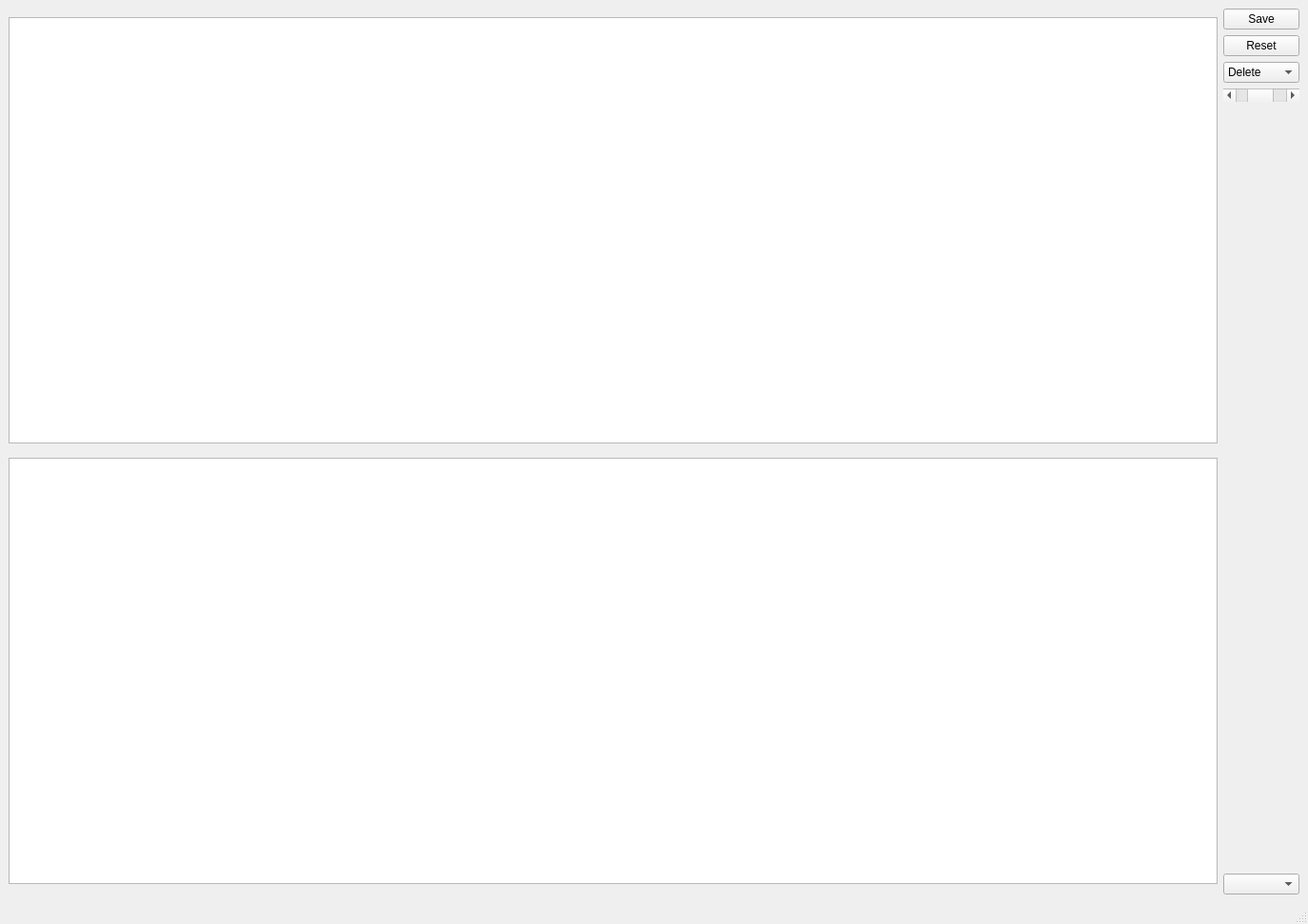
<?xml version="1.0" encoding="UTF-8"?>
<ui version="4.0">
 <class>display_window</class>
 <widget class="QMainWindow" name="display_window">
  <property name="geometry">
   <rect>
    <x>0</x>
    <y>0</y>
    <width>1374</width>
    <height>971</height>
   </rect>
  </property>
  <property name="windowTitle">
   <string>Cityscapes-Labelling-Tool</string>
  </property>
  <widget class="QWidget" name="centralwidget">
   <layout class="QVBoxLayout" name="verticalLayout_3">
    <item>
     <layout class="QHBoxLayout" name="horizontalLayout">
      <item>
       <layout class="QVBoxLayout" name="verticalLayout">
        <item>
         <widget class="cityscapes_labeller::CityScapesViewer" name="viewTop">
          <property name="sizePolicy">
           <sizepolicy hsizetype="MinimumExpanding" vsizetype="Fixed">
            <horstretch>0</horstretch>
            <verstretch>0</verstretch>
           </sizepolicy>
          </property>
          <property name="minimumSize">
           <size>
            <width>0</width>
            <height>448</height>
           </size>
          </property>
          <property name="maximumSize">
           <size>
            <width>16777215</width>
            <height>448</height>
           </size>
          </property>
         </widget>
        </item>
        <item>
         <widget class="QGraphicsView" name="viewBottom">
          <property name="sizePolicy">
           <sizepolicy hsizetype="MinimumExpanding" vsizetype="Fixed">
            <horstretch>0</horstretch>
            <verstretch>0</verstretch>
           </sizepolicy>
          </property>
          <property name="minimumSize">
           <size>
            <width>0</width>
            <height>448</height>
           </size>
          </property>
          <property name="maximumSize">
           <size>
            <width>16777215</width>
            <height>448</height>
           </size>
          </property>
         </widget>
        </item>
       </layout>
      </item>
      <item>
       <layout class="QVBoxLayout" name="verticalLayout_2">
        <item>
         <widget class="QPushButton" name="saveButton">
          <property name="text">
           <string>Save</string>
          </property>
         </widget>
        </item>
        <item>
         <widget class="QPushButton" name="reset_button">
          <property name="text">
           <string>Reset</string>
          </property>
         </widget>
        </item>
        <item>
         <widget class="QComboBox" name="comboBox">
          <item>
           <property name="text">
            <string>Delete</string>
           </property>
          </item>
          <item>
           <property name="text">
            <string>Add</string>
           </property>
          </item>
         </widget>
        </item>
        <item>
         <widget class="QScrollBar" name="draw_thickness_slider">
          <property name="minimum">
           <number>1</number>
          </property>
          <property name="maximum">
           <number>20</number>
          </property>
          <property name="value">
           <number>10</number>
          </property>
          <property name="orientation">
           <enum>Qt::Horizontal</enum>
          </property>
         </widget>
        </item>
        <item>
         <widget class="QLabel" name="labelled_indicator">
          <property name="text">
           <string/>
          </property>
         </widget>
        </item>
        <item>
         <widget class="QLabel" name="actual_frame">
          <property name="font">
           <font>
            <pointsize>15</pointsize>
            <weight>75</weight>
            <bold>true</bold>
           </font>
          </property>
          <property name="text">
           <string/>
          </property>
          <property name="alignment">
           <set>Qt::AlignCenter</set>
          </property>
         </widget>
        </item>
        <item>
         <widget class="QLabel" name="count_label">
          <property name="font">
           <font>
            <pointsize>15</pointsize>
            <weight>75</weight>
            <bold>true</bold>
           </font>
          </property>
          <property name="text">
           <string/>
          </property>
          <property name="alignment">
           <set>Qt::AlignCenter</set>
          </property>
         </widget>
        </item>
        <item>
         <spacer name="verticalSpacer">
          <property name="orientation">
           <enum>Qt::Vertical</enum>
          </property>
          <property name="sizeHint" stdset="0">
           <size>
            <width>20</width>
            <height>40</height>
           </size>
          </property>
         </spacer>
        </item>
        <item>
         <widget class="QComboBox" name="city_select"/>
        </item>
       </layout>
      </item>
     </layout>
    </item>
   </layout>
  </widget>
  <widget class="QMenuBar" name="menubar">
   <property name="geometry">
    <rect>
     <x>0</x>
     <y>0</y>
     <width>1374</width>
     <height>25</height>
    </rect>
   </property>
  </widget>
  <widget class="QStatusBar" name="statusbar"/>
 </widget>
 <customwidgets>
  <customwidget>
   <class>cityscapes_labeller::CityScapesViewer</class>
   <extends>QGraphicsView</extends>
   <header location="global">cityscapes_widgets.h</header>
  </customwidget>
 </customwidgets>
 <resources/>
 <connections/>
</ui>
